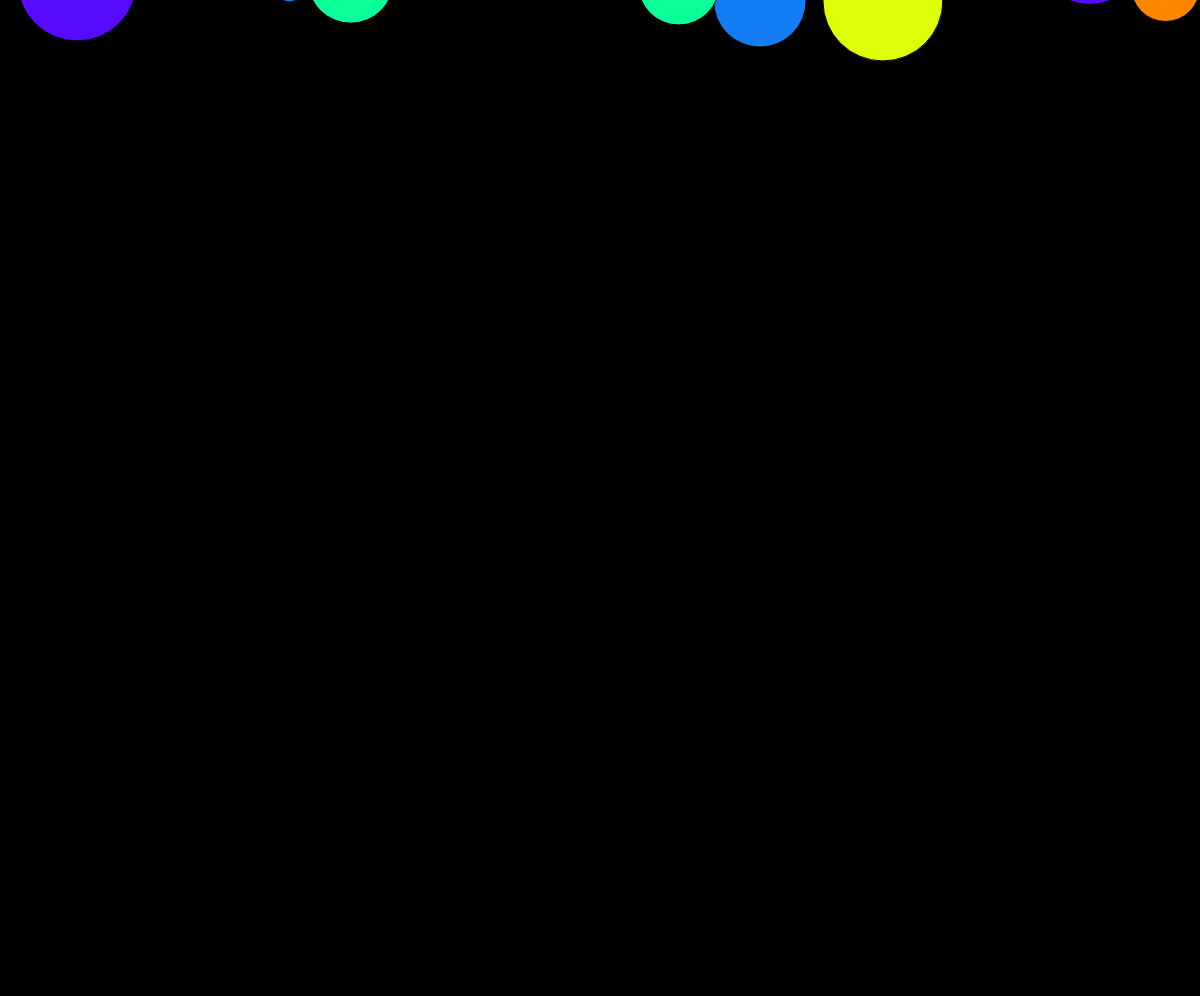
Frame 1 (no input)
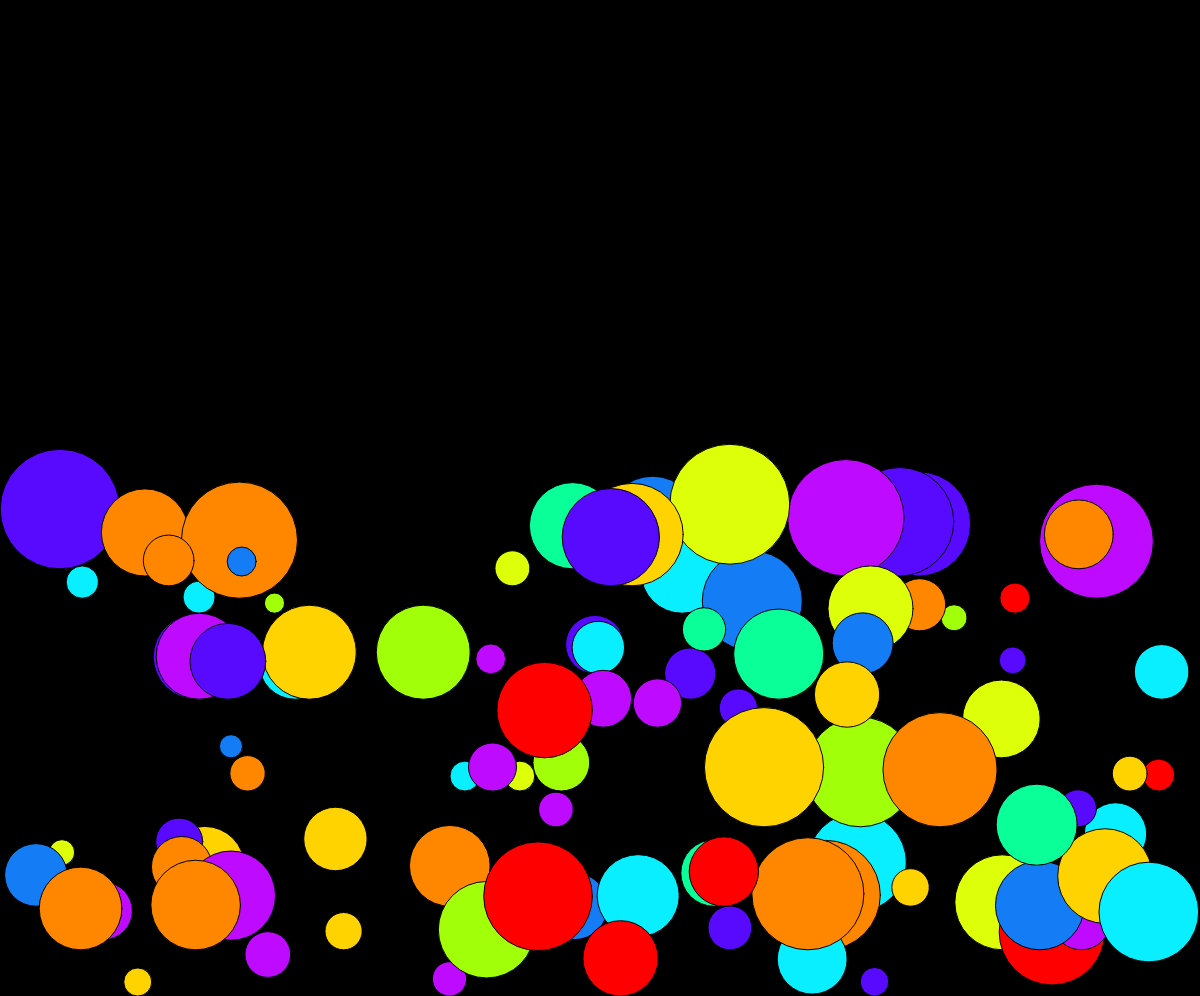
Frame 60 (no input)
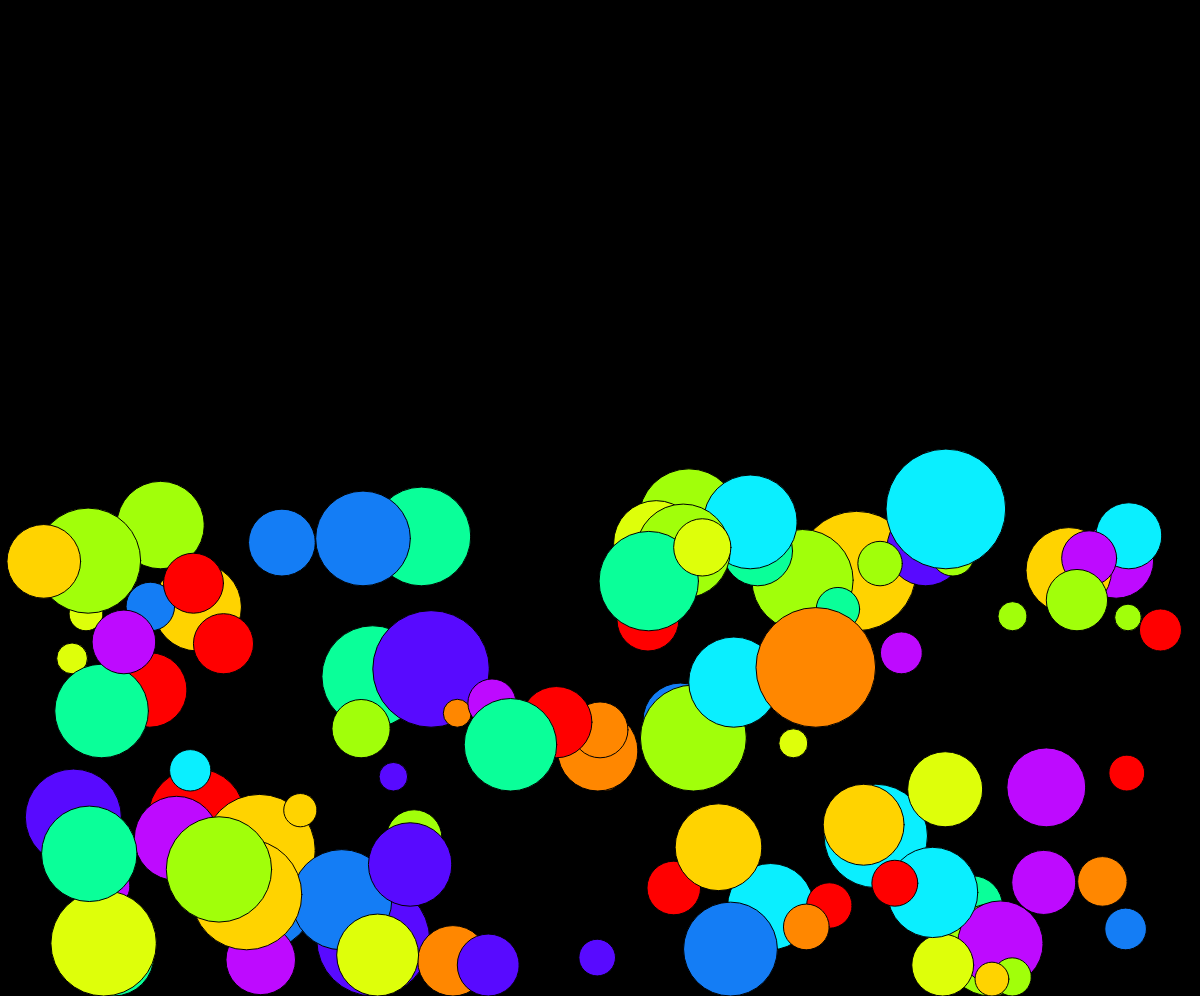
Frame 120 (the mouse pressed at the canvas centre since frame 60)

The p5.js sketch that drew these frames (run headless with seeded random() and noise() and a simulated clock; from frame 60 on, the mouse is pressed at the canvas centre):

// p5.js sketch
// ── sketch.js
let bolinhas, gravidade, rest;
const cores = ["ff0000", "ff8700", "ffd300", "deff0a", "a1ff0a", "0aff99", "0aefff", "147df5", "580aff", "be0aff"];

function setup() {
    createCanvas(windowWidth, windowHeight - 4);

    ellipseMode(RADIUS);

    gravidade = 1;
    rest = 0.8;

    criaBolinhas();
}

function draw() {
    background(0);
    for (let i = 0; i < bolinhas.length; i++) {
        let bolinha = bolinhas[i];
        bolinha.move();
        bolinha.show();
    }
}

function mousePressed() {
    criaBolinhas();
}

function keyPressed() {
    if (keyCode === 32) {
        criaBolinhas();
    }
}

function criaBolinhas() {
    bolinhas = [];
    for (let i = 0; i < 100; i++) {
        let bola = new Bolinha(random(0, width), random(0, -height), random(10, 60), random(cores));
        bolinhas.push(bola);
    }
}
// ── bolinha.js
class Bolinha {
    constructor(posX, posY, raio, cor) {
        this.x = posX;
        this.y = posY;
        this.r = raio;
        this.cor = color("#" + cor);
        this.dx = random(-4, 4);
        this.dy = 0;
    }
    show() {
        push();
        fill(this.cor);
        circle(this.x, this.y, this.r);
        pop();
    }
    move() {
        this.dy += gravidade;
        this.y += this.dy;
        this.x += this.dx;

        if (this.y + this.r > height) {
            this.y = height - this.r;
            this.dy *= -rest;
            this.dx *= rest;
        }

        if (this.x - this.r < 0) {
            this.x = this.r;
            this.dx = -this.dx;
        }

        if (this.x + this.r > width) {
            this.x = width - this.r;
            this.dx = -this.dx;
        }
    }
}
